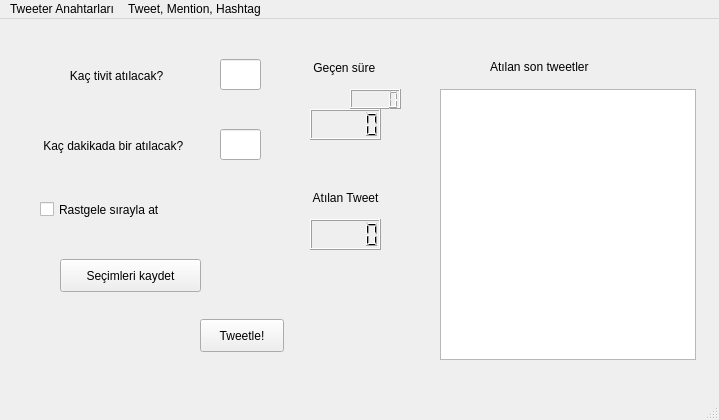
<?xml version="1.0" encoding="UTF-8"?>
<ui version="4.0">
 <class>MainWindow</class>
 <widget class="QMainWindow" name="MainWindow">
  <property name="geometry">
   <rect>
    <x>0</x>
    <y>0</y>
    <width>719</width>
    <height>420</height>
   </rect>
  </property>
  <property name="windowTitle">
   <string>Tıpfakazamisüretivitbot</string>
  </property>
  <property name="locale">
   <locale language="Turkish" country="Turkey"/>
  </property>
  <widget class="QWidget" name="centralwidget">
   <widget class="QLabel" name="kactivitlabel">
    <property name="geometry">
     <rect>
      <x>30</x>
      <y>46</y>
      <width>181</width>
      <height>21</height>
     </rect>
    </property>
    <property name="text">
     <string>            Kaç tivit atılacak?</string>
    </property>
   </widget>
   <widget class="QLabel" name="kacdakikalabel">
    <property name="geometry">
     <rect>
      <x>30</x>
      <y>116</y>
      <width>181</width>
      <height>21</height>
     </rect>
    </property>
    <property name="text">
     <string>    Kaç dakikada bir atılacak?</string>
    </property>
   </widget>
   <widget class="QCheckBox" name="rastgelecheckbox">
    <property name="geometry">
     <rect>
      <x>40</x>
      <y>180</y>
      <width>211</width>
      <height>21</height>
     </rect>
    </property>
    <property name="text">
     <string>Rastgele sırayla at</string>
    </property>
   </widget>
   <widget class="QPushButton" name="tweetlebutton">
    <property name="geometry">
     <rect>
      <x>200</x>
      <y>300</y>
      <width>84</width>
      <height>33</height>
     </rect>
    </property>
    <property name="text">
     <string>Tweetle!</string>
    </property>
   </widget>
   <widget class="QLCDNumber" name="gecensurelcd">
    <property name="geometry">
     <rect>
      <x>310</x>
      <y>90</y>
      <width>71</width>
      <height>31</height>
     </rect>
    </property>
   </widget>
   <widget class="QLCDNumber" name="atilantweetlcd">
    <property name="geometry">
     <rect>
      <x>310</x>
      <y>200</y>
      <width>71</width>
      <height>31</height>
     </rect>
    </property>
   </widget>
   <widget class="QLabel" name="gecensurelabel">
    <property name="geometry">
     <rect>
      <x>300</x>
      <y>40</y>
      <width>91</width>
      <height>17</height>
     </rect>
    </property>
    <property name="text">
     <string>    Geçen süre</string>
    </property>
   </widget>
   <widget class="QLabel" name="atlantweetlabel">
    <property name="geometry">
     <rect>
      <x>310</x>
      <y>170</y>
      <width>81</width>
      <height>17</height>
     </rect>
    </property>
    <property name="text">
     <string> Atılan Tweet</string>
    </property>
   </widget>
   <widget class="QPushButton" name="secimlerikaydetbutton">
    <property name="geometry">
     <rect>
      <x>60</x>
      <y>240</y>
      <width>141</width>
      <height>33</height>
     </rect>
    </property>
    <property name="text">
     <string>Seçimleri kaydet</string>
    </property>
   </widget>
   <widget class="QLineEdit" name="kactivitline">
    <property name="enabled">
     <bool>true</bool>
    </property>
    <property name="geometry">
     <rect>
      <x>220</x>
      <y>40</y>
      <width>41</width>
      <height>31</height>
     </rect>
    </property>
    <property name="autoFillBackground">
     <bool>false</bool>
    </property>
   </widget>
   <widget class="QLineEdit" name="kacdakikaline">
    <property name="geometry">
     <rect>
      <x>220</x>
      <y>110</y>
      <width>41</width>
      <height>31</height>
     </rect>
    </property>
   </widget>
   <widget class="QLCDNumber" name="gecensurelcdsaat">
    <property name="geometry">
     <rect>
      <x>350</x>
      <y>70</y>
      <width>51</width>
      <height>20</height>
     </rect>
    </property>
   </widget>
   <widget class="QLabel" name="label">
    <property name="geometry">
     <rect>
      <x>490</x>
      <y>40</y>
      <width>161</width>
      <height>16</height>
     </rect>
    </property>
    <property name="text">
     <string>Atılan son tweetler</string>
    </property>
   </widget>
   <widget class="QListWidget" name="atilanensontweet">
    <property name="geometry">
     <rect>
      <x>440</x>
      <y>70</y>
      <width>256</width>
      <height>271</height>
     </rect>
    </property>
   </widget>
  </widget>
  <widget class="QMenuBar" name="menubar">
   <property name="geometry">
    <rect>
     <x>0</x>
     <y>0</y>
     <width>719</width>
     <height>29</height>
    </rect>
   </property>
   <widget class="QMenu" name="anahtarlarmenubar">
    <property name="title">
     <string>Tweeter Anahtarları</string>
    </property>
    <addaction name="tweeteranahtarlarinigir"/>
   </widget>
   <widget class="QMenu" name="menuTweet_Mention_Hashtag">
    <property name="title">
     <string>Tweet, Mention, Hashtag</string>
    </property>
    <addaction name="actionTweet"/>
    <addaction name="actionMention"/>
    <addaction name="actionHashtag"/>
   </widget>
   <addaction name="anahtarlarmenubar"/>
   <addaction name="menuTweet_Mention_Hashtag"/>
  </widget>
  <widget class="QStatusBar" name="statusbar"/>
  <action name="tweeteranahtarlarinigir">
   <property name="text">
    <string>Tweeter Anahtarlarını Gir</string>
   </property>
  </action>
  <action name="actionTweet">
   <property name="text">
    <string>Tweet</string>
   </property>
  </action>
  <action name="actionMention">
   <property name="text">
    <string>Mention</string>
   </property>
  </action>
  <action name="actionHashtag">
   <property name="text">
    <string>Hashtag</string>
   </property>
  </action>
 </widget>
 <resources/>
 <connections/>
</ui>
